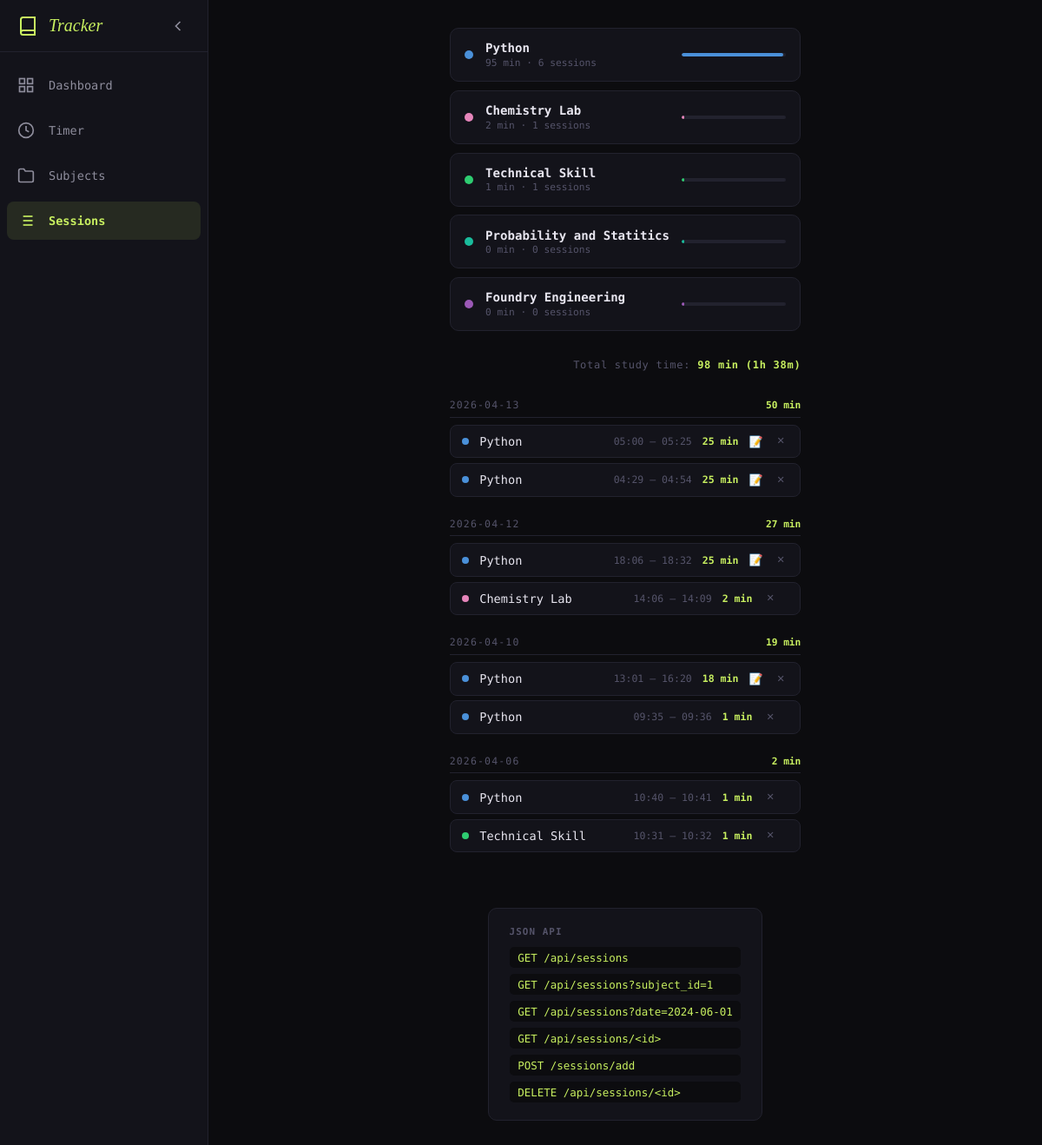
Page /sessions on the committed database.
### tables this page shows
CREATE TABLE subjects (
    id         INTEGER PRIMARY KEY AUTOINCREMENT,
    name       TEXT    NOT NULL UNIQUE,          -- no duplicate subject names
    color      TEXT    NOT NULL DEFAULT '#4A90D9' -- hex color for UI
                       CHECK (color LIKE '#______'),  -- must be valid hex (#rrggbb)
    created_at DATETIME DEFAULT CURRENT_TIMESTAMP
);

### app.py (the view)
@app.route("/sessions")
def sessions_history():
    conn      = get_db()
    subjects  = conn.execute("SELECT * FROM subjects ORDER BY name").fetchall()
    stats = conn.execute("""
        SELECT sub.id, sub.name, sub.color,
               COUNT(s.id)            AS session_count,
               COALESCE(SUM(s.duration), 0) AS total_minutes
        FROM subjects sub
        LEFT JOIN sessions s ON s.subject_id = sub.id
        GROUP BY sub.id
        ORDER BY total_minutes DESC
    """).fetchall()
    sessions = conn.execute("""
        SELECT s.*, sub.name AS subject_name, sub.color
        FROM sessions s
        JOIN subjects sub ON sub.id = s.subject_id
        ORDER BY s.date DESC, s.start_time DESC
    """).fetchall()
    from collections import defaultdict
    by_date = defaultdict(list)
    for row in sessions:
        by_date[row["date"]].append(dict(row))
    row = conn.execute("SELECT COALESCE(SUM(duration),0) AS t FROM sessions").fetchone()
    total_all = row["t"]
    conn.close()
    return render_template("sessions.html",
                           stats=stats,
                           by_date=dict(by_date),
                           total_all=total_all)

### database.py (called while the page is built)
def get_db():
    conn = sqlite3.connect(DATABASE)
    conn.row_factory = sqlite3.Row
    conn.execute("PRAGMA foreign_keys = ON")
    return conn

### templates/sessions.html (shortened to what this page needs)
{% extends "base.html" %}
{% block styles %}
  <link rel="stylesheet" href="{{ url_for('static', filename='timer.css') }}"/>
  <link rel="stylesheet" href="{{ url_for('static', filename='sessions.css') }}"/>
  <link rel="stylesheet" href="{{ url_for('static', filename='mini-timer.css') }}"/>
{% endblock %}
{% block content %}
  <div class="sessions-page">
    <section class="stats-strip">
      {% for s in stats %}
        <div class="stat-card" style="--accent: {{ s['color'] }}">
          <span class="stat-dot"></span>
          <div class="stat-info">
            <strong>{{ s['name'] }}</strong>
            <span>{{ s['total_minutes'] }} min · {{ s['session_count'] }} sessions</span>
          </div>
          <div class="stat-bar-wrap">
            <div class="stat-bar"
                 style="width: {{ [((s['total_minutes'] / total_all * 100) if total_all else 0)|round|int, 2]|max }}%">
            </div>
          </div>
        </div>
      {% else %}
        <p class="no-stats">No sessions recorded yet. <a href="/timer">Start studying →</a></p>
      {% endfor %}
    </section>
    <div class="total-banner">
      Total study time: <strong>{{ total_all }} min
      ({{ (total_all // 60) }}h {{ (total_all % 60) }}m)</strong>
    </div>
    <section class="history">
      {% if by_date %}
        {% for day, day_sessions in by_date.items() %}
          <div class="day-group">
            <div class="day-header">
              <span class="day-label">{{ day }}</span>
              <span class="day-total">
                {{ day_sessions | sum(attribute='duration') }} min
              </span>
            </div>
            <ul class="session-list">
              {% for s in day_sessions %}
                <li class="session-item" style="--dot: {{ s['color'] }}"
                    data-id="{{ s['id'] }}">
                  <span class="s-dot"></span>
                  <span class="s-subject">{{ s['subject_name'] }}</span>
                  <span class="s-time">
                    {{ s['start_time'][11:16] }} – {{ s['end_time'][11:16] }}
                  </span>
                  <span class="s-duration">{{ s['duration'] }} min</span>
                  {% if s['notes'] %}
                    <span class="s-notes" title="{{ s['notes'] }}">📝</span>
                  {% endif %}
                  <button class="s-delete" title="Delete session"
                          onclick="deleteSession({{ s['id'] }}, this)">✕</button>
                </li>
              {% endfor %}
            </ul>
          </div>
        {% endfor %}
      {% else %}
        <div class="empty-history">
          <p>No sessions yet.<br/><a href="/timer">Start your first session →</a></p>
        </div>
      {% endif %}
    </section>
  </div>
  <div class="api-box">
    <h4>JSON API</h4>
    <code>GET  /api/sessions</code>
    <code>GET  /api/sessions?subject_id=1</code>
    <code>GET  /api/sessions?date=2024-06-01</code>
    <code>GET  /api/sessions/&lt;id&gt;</code>
    <code>POST /sessions/add</code>
    <code>DELETE /api/sessions/&lt;id&gt;</code>
  </div>
{% endblock %}

### static/sidebar.css (style rules this page uses)
:root { --sidebar-bg: #13131a; --sidebar-border: #22222e; --sidebar-hover: rgba(255, 255, 255, 0.05); --sidebar-active-bg: rgba(200, 240, 96, 0.1); --sidebar-active-text: #c8f060; --sidebar-text: #8e8d9c; --sidebar-width: 240px; --sidebar-collapsed-width: 70px; --sidebar-transition: 0.3s cubic-bezier(0.2, 0.8, 0.2, 1); --app-bg: #0c0c0f; }
body { margin: 0; padding: 0; background: var(--app-bg); overflow-x: hidden; }

### static/timer.css (style rules this page uses)
*, *::before, *::after { box-sizing: border-box; margin: 0; padding: 0; }
:root { --bg: #0c0c0f; --surface: #13131a; --border: #22222e; --text: #e8e6f0; --muted: #55546a; --accent: #c8f060; --danger: #f06060; --radius: 14px; --mono: "Azeret Mono", monospace; --serif: "Instrument Serif", Georgia, serif; }
body { color: var(--text); font-family: var(--mono); font-size: 14px; }

### static/sessions.css (style rules this page uses)
.sessions-page { max-width: 820px; margin: 0 auto; padding: 2rem 1.5rem 4rem; display: flex; flex-direction: column; gap: 2rem; }
.stats-strip { display: flex; flex-direction: column; gap: 0.6rem; }
.stat-card { background: var(--surface); border: 1px solid var(--border); border-radius: 10px; padding: 0.9rem 1rem; display: grid; grid-template-columns: 10px 1fr 120px; align-items: center; gap: 0.9rem; }
.stat-dot { width: 10px; height: 10px; border-radius: 50%; background: var(--accent, #888); flex-shrink: 0; }
.stat-info { display: flex; flex-direction: column; gap: 0.15rem; }
.stat-info strong { font-size: 0.88rem; }
.stat-info span { font-size: 0.7rem; color: var(--muted); }
.stat-bar-wrap { height: 4px; background: var(--border); border-radius: 99px; overflow: hidden; }
.stat-bar { height: 100%; background: var(--accent, #888); border-radius: 99px; min-width: 2%; transition: width 0.6s ease; }
.total-banner { font-size: 0.75rem; color: var(--muted); letter-spacing: 0.06em; text-align: right; }
.total-banner strong { color: var(--accent); }
.history { display: flex; flex-direction: column; gap: 1.5rem; }
.day-group { display: flex; flex-direction: column; gap: 0.5rem; }
.day-header { display: flex; justify-content: space-between; align-items: baseline; padding-bottom: 0.4rem; border-bottom: 1px solid var(--border); }
.day-label { font-size: 0.72rem; letter-spacing: 0.1em; text-transform: uppercase; color: var(--muted); }
.day-total { font-size: 0.7rem; color: var(--accent); font-weight: 700; }
.session-list { list-style: none; display: flex; flex-direction: column; gap: 0.35rem; }
.session-item { display: grid; grid-template-columns: 8px 1fr auto auto auto auto; align-items: center; gap: 0.75rem; padding: 0.65rem 0.85rem; background: var(--surface); border: 1px solid var(--border); border-radius: 8px; transition: border-color 0.2s; animation: popIn 0.25s ease both; }
.s-dot { width: 8px; height: 8px; border-radius: 50%; background: var(--dot, #888); }
.s-subject { font-size: 0.85rem; font-weight: 400; }
.s-time { font-size: 0.72rem; color: var(--muted); white-space: nowrap; }
.s-duration { font-size: 0.72rem; color: var(--accent); font-weight: 700; white-space: nowrap; }
.s-notes { font-size: 0.8rem; cursor: default; }
.s-delete { background: none; border: none; color: var(--muted); font-size: 0.7rem; cursor: pointer; padding: 2px 4px; border-radius: 4px; transition: color 0.15s, background 0.15s; line-height: 1; }
.api-box { max-width: 820px; margin: 0 auto 3rem; padding: 1.25rem 1.5rem; background: var(--surface); border: 1px solid var(--border); border-radius: 10px; display: flex; flex-direction: column; gap: 0.4rem; }
.api-box h4 { font-size: 0.68rem; letter-spacing: 0.1em; text-transform: uppercase; color: var(--muted); margin-bottom: 0.25rem; }
.api-box code { font-family: var(--mono); font-size: 0.78rem; color: var(--accent); background: var(--bg); padding: 0.3rem 0.6rem; border-radius: 5px; display: block; }

### rows in the picture
subjects: name "Python", total_minutes "95", session_count "6"
subjects: name "Chemistry Lab", total_minutes "2", session_count "1"
subjects: name "Technical Skill", total_minutes "1", session_count "1"
subjects: name "Probability and Statitics", total_minutes "0", session_count "0"
subjects: name "Foundry Engineering", total_minutes "0", session_count "0"

### other values in the picture
{{ total_all }} "98"
{{ (total_all // 60) }} "1"
{{ (total_all % 60) }} "38"
{{ day }} "2026-04-13"
{{ day_sessions | sum(attribute='duration') }} "50"
{{ s['subject_name'] }} "Python"
{{ s['start_time'][11:16] }} "05:00"
{{ s['end_time'][11:16] }} "05:25"
{{ s['duration'] }} "25"
{{ s['start_time'][11:16] }} "04:29"
{{ s['end_time'][11:16] }} "04:54"
{{ day }} "2026-04-12"
{{ day_sessions | sum(attribute='duration') }} "27"
{{ s['start_time'][11:16] }} "18:06"
{{ s['end_time'][11:16] }} "18:32"
